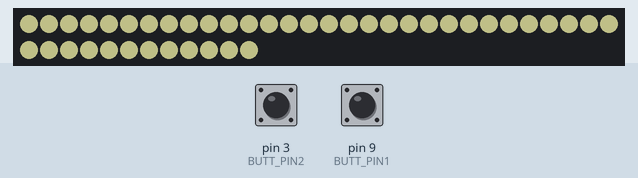
The sketch below on a simulated Arduino Uno, built with avr-gcc and run on an emulated ATmega328P. Shown: 42 RGB LEDs in strip order, left to right, continuing on the next row. The inputs (shaded band) are chosen by the test bench; at power-on: pin 3 (BUTT_PIN2) HIGH, pin 9 (BUTT_PIN1) HIGH. Dim RGB values are drawn brighter than linear; random numbers use the default seed unless the sketch sets one.

Above: at 1.2 s.
1.3 s: pin 3 (BUTT_PIN2) pulled LOW for 3.2 s
At 4.51 s:
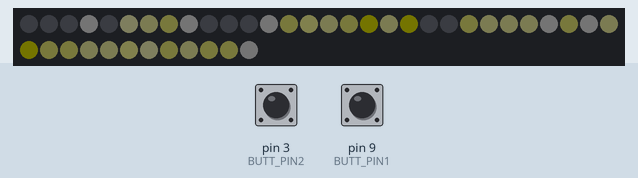
5.1 s: pin 9 (BUTT_PIN1) pulled LOW for 3.2 s
At 8.2 s:
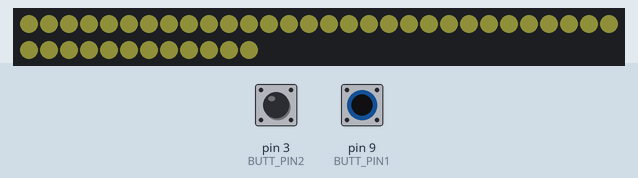
8.9 s: pin 3 (BUTT_PIN2) pulled LOW for 3.2 s
At 11.8 s:
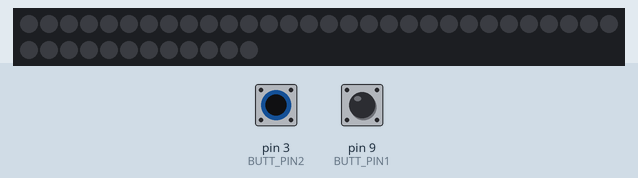
12.7 s: pin 9 (BUTT_PIN1) pulled LOW for 0.15 s
At 12.87 s:
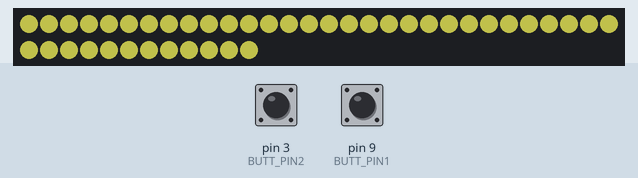
13.4 s: pin 9 (BUTT_PIN1) pulled LOW for 1 s
Timing chart, 0 to 16.0 s (numbered marks = the images above; inputs shaded):
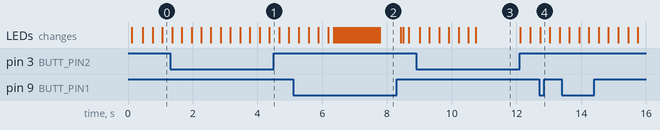

The sketch:

LAMP.ino
```cpp
#include "LAMPbutton.h"
#include "LAMPdisplays.h"
#include <FastLED.h>

#define LED_PIN 6
#define BUTT_PIN1 9
#define BUTT_PIN2 3
#define LED_TYPE WS2811
#define COLOR_ORDER GRB
#define BRIGHTNESS_INC 5
const uint8_t LEDnum = LED_NUM; // LED_NUM is defined in LAMPdisplays.h
const uint8_t numberOfDisplays = DISPLAY_NUM; // Display num is defined in LAMPdisplays.h

CRGB LEDArr[LED_NUM];
DisplayController Display;
MainController Controller(BUTT_PIN1, BUTT_PIN2, numberOfDisplays);
uint8_t GlobalBrightness = 255;

void setup() {
    Serial.begin(115200);
    FastLED.addLeds<LED_TYPE, LED_PIN, COLOR_ORDER>(LEDArr, LEDnum);
    FastLED.setBrightness(GlobalBrightness);
    FastLED.clear();
    randomSeed(analogRead(A0));
}

void loop() {
    switch (Controller.getCommand()) { // Check for a command.
        case COMMAND::ONE_PRESSED:
            Controller.incMainBrightness(BRIGHTNESS_INC); // Change the brightness up
            break;
        case COMMAND::TWO_PRESSED:
            Controller.incMainBrightness(-BRIGHTNESS_INC); // Change the brightness down
            break;
        case COMMAND::BOTH_PRESSED:
            Controller.switchMode(); // Switch the mode
            break;
        case COMMAND::DO_NOTHING:
            break;
    }
    uint8_t mode = Controller.getMode();
    for (int i = 0; i < LED_NUM; ++i) { // loop through all the CRGB objects and pair them with specific color from a display object.
        LEDArr[i] = Display.getColor(mode, i, LEDArr[i]);
    }
    // Keep Fast led happy and running
    FastLED.setBrightness(Controller.getMainBrightness());
    FastLED.show();
    delay(1);
}
```

LAMPbutton.cpp
```cpp
#include <Arduino.h>
#include "LAMPbutton.h"

Button::Button(uint8_t Port) { this->Port = Port; }

void Button::begin() {
    pinMode(Port, INPUT_PULLUP);
}

uint32_t Button::hasBeenPressed() {
    uint32_t value = 0;
    if (isPressed()) {
        Count++; // Increase the count if the button is pressed.
    }
    if (!isPressed() && Count > 0) {
        value = Count; // Set the value to the count if the button is not pressed.
        Count = 0; // Reset the count once the value has been saved.
    }
    return value; // Return the time pressed.
}

bool Button::isPressed() {
    return digitalRead(Port) == HIGH;
}

MainController::MainController(uint8_t port1, uint8_t port2, uint8_t NumOfModes) : Butt1(port1), Butt2(port2) {
    this->NumOfModes = NumOfModes;
    Butt1.begin();
    Butt2.begin();
}

COMMAND MainController::getCommand() {
    COMMAND CMND = COMMAND::DO_NOTHING;
    if (millis() - TimerBrightness > RateBrightness) { // Slight delay here to make the buttons less touchy
        TimerBrightness = millis();
        if (Butt1.isPressed()) { CMND = COMMAND::ONE_PRESSED; }
        if (Butt2.isPressed()) { CMND = COMMAND::TWO_PRESSED; }
        if (Butt1.isPressed() && Butt2.isPressed()) {
            if (millis() - TimerMode > RateMode) { // Check to see if both buttons are pressed and then wait for a bit before responding.
                TimerMode = millis();
                CMND = COMMAND::BOTH_PRESSED;
            } else {
                CMND = COMMAND::DO_NOTHING;
            }
        }
    }
    return CMND; // Return the command.
}

void MainController::incMainBrightness(int16_t inc) {
    int16_t test = Brightness + inc; // Create a test variable to make sure the new brightnes is not greater or less then 0-255
    if (test > 255) {
        test = 255;
    }
    if (BRIGHTNESS_LOW_LIMIT > test) {
        test = BRIGHTNESS_LOW_LIMIT;
    }
    Brightness = test; // Set the master brightness to the test variable.
}

uint8_t MainController::getMainBrightness() {
    return Brightness;
}

void MainController::switchMode() {
    if (Mode == 0) { // If the mode is on the solid light mode, change it to a random mode.
        Mode = random(1, NumOfModes);
    } else { // If its not in the solid light mode, put it in the solid light mode.
        Mode = 0;
    }
}

uint8_t MainController::getMode() {
    return Mode;
}
```

LAMPbutton.h
```cpp
#define BUTTON_RESPONSE_TIME_B 50
#define BUTTON_RESPONSE_TIME_M 1000
#define BRIGHTNESS_LOW_LIMIT 15
/**
 * The button class takes in a port number to read.
 * Call the check function in your loop to check if the button was pressed.
 * use the result to decide what to do based on how long the button was held down for.
 */

class Button {

  public:
  // Takes a port number to read
  Button(uint8_t);

  // Sets the button to input pull up
  void begin();

  // Returns a count of how long the button was pressed for only after it's been pressed and released.
  uint32_t hasBeenPressed();

  // Returns true when the button is pressed and false when released.
  bool isPressed();

  private:
  uint32_t Count;
  uint8_t Port;
};

enum class COMMAND {
  DO_NOTHING,
  ONE_PRESSED,
  TWO_PRESSED,
  BOTH_PRESSED,
};

// Controls the two buttons and looks after mode and main brightness variables.
class MainController {

  public:
    // Takes two ports for buttons and the number of modes in the program
    MainController(uint8_t, uint8_t, uint8_t);

    // Looks at the buttons and returns a command.
    COMMAND getCommand();

    // Increase the main brightness by a certian amount.
    void incMainBrightness(int16_t);

    // Returns the main brightness.
    uint8_t getMainBrightness();

    // Moves one mode up, goes back to zero if the mode runs over the limit.
    void switchMode();

    // Returns the mode number.
    uint8_t getMode();

  private:
    Button Butt1;
    Button Butt2;
    uint32_t TimerMode;
    uint32_t TimerBrightness;
    uint8_t Brightness = 255;
    uint8_t Mode = 0;
    uint8_t NumOfModes;
    const uint32_t RateBrightness = BUTTON_RESPONSE_TIME_B;
    const uint32_t RateMode = BUTTON_RESPONSE_TIME_M;
};
```

LAMPdisplays.cpp
```cpp
#include "LAMPdisplays.h"

CRGB SolidLightDisplay::getColor(CRGB led, DisplayVariables &vars) {
    vars = resetVariables(vars);
    led.r = vars.brightness * vars.red / 255;
    led.g = vars.brightness * vars.green / 255;
    led.b = vars.brightness * vars.blue / 255;
    return led;
}

DisplayVariables SolidLightDisplay::resetVariables(DisplayVariables vars) {
    vars.rate = 5;
    vars.highLimit = 255;
    vars.lowLimit = 10;
    if (millis() - vars.time > vars.rate) { // Check the time to see if it's time to increment the variables toward the same color
        vars.time = millis(); // Reset timer
        vars.brightness = bringTo(vars.brightness, 255); // Bring brightness back to full
        vars.red = bringTo(vars.red, 255); // Bring the rgb variables back to a nice white light.
        vars.green = bringTo(vars.green, 255);
        vars.blue = bringTo(vars.blue, 100);
    }
    return vars;
}

uint8_t SolidLightDisplay::bringTo(uint8_t val, uint8_t targ) {
    if (val < targ) { // If the value is less then the desired target, increase it.
        val++;
    } else if (targ < val) { // If it's greater, decrease it.
        val--;
    }
    return val;
}

CRGB RandomDotDisplay::getColor(CRGB led, DisplayVariables &vars) {
    if (millis() - vars.time > vars.rate) { // Check the time to make sure it's go time.
        vars.time = millis();
        int16_t temp = vars.brightness + vars.direction; // create a temp variable, use a signed 16bit int to avoid looping back around over 255.
        if (temp > vars.highLimit) { // If the variable is greater then the high limit.
            vars.direction = -1; // Set the direction to decrease
            temp = vars.highLimit; // Set the temp variable to the high limit
            vars.offCounter = millis(); // Start the off counter
        } else if (0 > temp) {
            if (millis() - vars.offCounter > vars.offTime) { // Keep the light off for a random amount of time.
                vars = randomizeVariables(vars);
            }
        } else {
            vars.brightness = temp; // If nothing is going on, set the brightness variable equal to the temp variable.
        }
    }
    led.r = vars.brightness * vars.red / 255; // Set the leds to the proper rgb values.
    led.g = vars.brightness * vars.green / 255;
    led.b = vars.brightness * vars.blue / 255;
    return led;
}

DisplayVariables RandomDotDisplay::randomizeVariables(DisplayVariables vars) {
    vars.direction = 1;
    vars.rate = random(5, 15);
    vars.offTime = random(5000, 10000);
    vars.brightness = 0;
    vars.highLimit = random(100, 255);
    vars.lowLimit = random(10, 50);
    vars.red = random(255);
    vars.green = random(255);
    vars.blue = random(255);
    return vars;
}

CRGB FireDisplay::getColor(CRGB led, DisplayVariables &vars) {
    if (millis() - vars.time > vars.rate) {
        vars.time = millis();
        int16_t temp = vars.brightness + vars.direction;
        if (temp > vars.highLimit) {
            vars.direction = -1;
            temp = vars.highLimit;
        } else if (0 > temp) {
            vars = randomizeVariables(vars);
        } else {
            vars.brightness = temp;
        }
    }
    led.r = vars.brightness * vars.red / 255;
    led.g = vars.brightness * vars.green / 255;
    led.b = vars.brightness * vars.blue / 255;
    return led;
}

DisplayVariables FireDisplay::randomizeVariables(DisplayVariables vars) {
    vars.direction = 1;
    vars.rate = random(1, 4);
    vars.brightness = 0;
    vars.highLimit = random(40, 255);
    vars.lowLimit = random(5, 20);
    vars.red = random(150, 255);
    vars.green = random(10, 30);
    vars.blue = random(0);
    return vars;
}

CRGB DisplayController::getColor(uint8_t display, uint8_t index, CRGB led) {
    CRGB color = 0x000000;
    switch (display) {
    case 0:
        color = SolidLight.getColor(led, Variables[index]);
        break;
    case 1:
        color = RandomDot.getColor(led, Variables[index]);
        break;
    case 2:
        color = Fire.getColor(led, Variables[index]);
        break;
    default:
        break;
    }
    return color;
}
```

LAMPdisplays.h
```cpp
#include <FastLED.h>
#define DISPLAY_NUM 3
#define LED_NUM 42
#define MAIN_COLOR 69
#define MAIN_SATURATION 180


struct DisplayVariables {
    uint32_t rate = 30;
    uint32_t time = 0;
    uint32_t offTime = 0;
    uint32_t offCounter = 0;

    uint8_t brightness = 0;
    uint8_t highLimit = 5;
    uint8_t lowLimit = 0;
    uint8_t red = 0;
    uint8_t green = 0;
    uint8_t blue = 0;

    int8_t direction = 1;
};

// A parent class for each light display, in the future the light displays will be help in an array of this class.
class LightDisplayParent {

    public:
        // Takes a CRGB and DisplayVariable and returns an adjusted CRGB
        virtual CRGB getColor(CRGB, DisplayVariables&);

    protected:
};

class SolidLightDisplay : public LightDisplayParent {

    public:
        CRGB getColor(CRGB, DisplayVariables&);
    private:
        // reset all the values to all the same color
        DisplayVariables resetVariables(DisplayVariables);

        // Takes in a current value and a target, retruns the current value incremented by one toward that target.
        uint8_t bringTo(uint8_t, uint8_t);
};

class RandomDotDisplay : public LightDisplayParent {

    public:
        CRGB getColor(CRGB, DisplayVariables&);

    private:
        // Takes in a displayvariable struct and returns a randomized version.
        DisplayVariables randomizeVariables(DisplayVariables);

};

class FireDisplay : public LightDisplayParent {

    public:
        CRGB getColor(CRGB, DisplayVariables&);

    private:
        DisplayVariables randomizeVariables(DisplayVariables);
};


// Stores an array of all the display classes.
class DisplayController {

    public:
        // Takes in an display number and index for that array and returns a color.
        CRGB getColor(uint8_t, uint8_t, CRGB);

    private:
        DisplayVariables Variables[LED_NUM];
        SolidLightDisplay SolidLight;
        RandomDotDisplay RandomDot;
        FireDisplay Fire;
};
```
